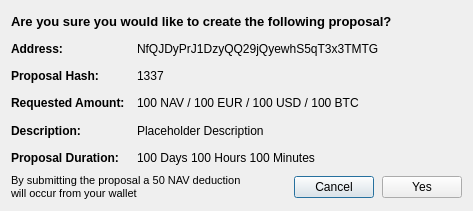
<?xml version="1.0" encoding="UTF-8"?>
<ui version="4.0">
 <class>SendCommunityFundDialog</class>
 <widget class="QDialog" name="SendCommunityFundDialog">
  <property name="geometry">
   <rect>
    <x>0</x>
    <y>0</y>
    <width>473</width>
    <height>211</height>
   </rect>
  </property>
  <property name="sizePolicy">
   <sizepolicy hsizetype="Preferred" vsizetype="Expanding">
    <horstretch>0</horstretch>
    <verstretch>0</verstretch>
   </sizepolicy>
  </property>
  <property name="windowTitle">
   <string>Confirm Proposal Details</string>
  </property>
  <layout class="QVBoxLayout" name="verticalLayout_2">
   <item>
    <layout class="QVBoxLayout" name="verticalLayoutCommunityFundDialog">
     <property name="sizeConstraint">
      <enum>QLayout::SetMinimumSize</enum>
     </property>
     <item>
      <widget class="QLabel" name="labelQuestionTitle">
       <property name="font">
        <font>
         <pointsize>10</pointsize>
         <weight>75</weight>
         <bold>true</bold>
        </font>
       </property>
       <property name="text">
        <string>Are you sure you would like to create the following proposal?</string>
       </property>
      </widget>
     </item>
     <item>
      <layout class="QHBoxLayout" name="horizontalLayoutAddress">
       <item>
        <widget class="QLabel" name="labelAddressTitle">
         <property name="sizePolicy">
          <sizepolicy hsizetype="Fixed" vsizetype="Preferred">
           <horstretch>0</horstretch>
           <verstretch>0</verstretch>
          </sizepolicy>
         </property>
         <property name="minimumSize">
          <size>
           <width>120</width>
           <height>0</height>
          </size>
         </property>
         <property name="maximumSize">
          <size>
           <width>120</width>
           <height>16777215</height>
          </size>
         </property>
         <property name="font">
          <font>
           <pointsize>9</pointsize>
           <weight>75</weight>
           <bold>true</bold>
          </font>
         </property>
         <property name="text">
          <string>Address:</string>
         </property>
        </widget>
       </item>
       <item>
        <widget class="QLabel" name="labelAddress">
         <property name="sizePolicy">
          <sizepolicy hsizetype="Preferred" vsizetype="Preferred">
           <horstretch>0</horstretch>
           <verstretch>0</verstretch>
          </sizepolicy>
         </property>
         <property name="text">
          <string>NfQJDyPrJ1DzyQQ29jQyewhS5qT3x3TMTG</string>
         </property>
        </widget>
       </item>
      </layout>
     </item>
     <item>
      <layout class="QHBoxLayout" name="horizontalLayoutProposalHash">
       <item>
        <widget class="QLabel" name="labelProposalHashTitle">
         <property name="sizePolicy">
          <sizepolicy hsizetype="Fixed" vsizetype="Preferred">
           <horstretch>0</horstretch>
           <verstretch>0</verstretch>
          </sizepolicy>
         </property>
         <property name="minimumSize">
          <size>
           <width>120</width>
           <height>0</height>
          </size>
         </property>
         <property name="maximumSize">
          <size>
           <width>120</width>
           <height>16777215</height>
          </size>
         </property>
         <property name="font">
          <font>
           <weight>75</weight>
           <bold>true</bold>
          </font>
         </property>
         <property name="text">
          <string>Proposal Hash:</string>
         </property>
        </widget>
       </item>
       <item>
        <widget class="QLabel" name="labelProposalHash">
         <property name="sizePolicy">
          <sizepolicy hsizetype="Minimum" vsizetype="Preferred">
           <horstretch>0</horstretch>
           <verstretch>0</verstretch>
          </sizepolicy>
         </property>
         <property name="text">
          <string>1337</string>
         </property>
        </widget>
       </item>
      </layout>
     </item>
     <item>
      <layout class="QHBoxLayout" name="horizontalLayoutRequestedAmount">
       <item>
        <widget class="QLabel" name="labelRequestedAmountTitle">
         <property name="sizePolicy">
          <sizepolicy hsizetype="Fixed" vsizetype="Preferred">
           <horstretch>0</horstretch>
           <verstretch>0</verstretch>
          </sizepolicy>
         </property>
         <property name="minimumSize">
          <size>
           <width>120</width>
           <height>0</height>
          </size>
         </property>
         <property name="maximumSize">
          <size>
           <width>120</width>
           <height>16777215</height>
          </size>
         </property>
         <property name="font">
          <font>
           <weight>75</weight>
           <bold>true</bold>
          </font>
         </property>
         <property name="text">
          <string>Requested Amount:</string>
         </property>
        </widget>
       </item>
       <item>
        <widget class="QLabel" name="labelRequestedAmount">
         <property name="text">
          <string>100 NAV / 100 EUR / 100 USD / 100 BTC</string>
         </property>
        </widget>
       </item>
      </layout>
     </item>
     <item>
      <layout class="QHBoxLayout" name="horizontalLayoutDescription">
       <property name="sizeConstraint">
        <enum>QLayout::SetMinimumSize</enum>
       </property>
       <item>
        <widget class="QLabel" name="labelDescriptionTitle">
         <property name="sizePolicy">
          <sizepolicy hsizetype="Fixed" vsizetype="Minimum">
           <horstretch>0</horstretch>
           <verstretch>0</verstretch>
          </sizepolicy>
         </property>
         <property name="minimumSize">
          <size>
           <width>120</width>
           <height>0</height>
          </size>
         </property>
         <property name="maximumSize">
          <size>
           <width>120</width>
           <height>16777215</height>
          </size>
         </property>
         <property name="font">
          <font>
           <weight>75</weight>
           <bold>true</bold>
          </font>
         </property>
         <property name="text">
          <string>Description:</string>
         </property>
         <property name="alignment">
          <set>Qt::AlignLeading|Qt::AlignLeft|Qt::AlignVCenter</set>
         </property>
        </widget>
       </item>
       <item>
        <widget class="QLabel" name="labelDescription">
         <property name="sizePolicy">
          <sizepolicy hsizetype="Preferred" vsizetype="Minimum">
           <horstretch>0</horstretch>
           <verstretch>0</verstretch>
          </sizepolicy>
         </property>
         <property name="text">
          <string>Placeholder Description</string>
         </property>
         <property name="wordWrap">
          <bool>true</bool>
         </property>
        </widget>
       </item>
      </layout>
     </item>
     <item>
      <layout class="QHBoxLayout" name="horizontalLayoutDuration">
       <item>
        <widget class="QLabel" name="labelDurationTitle">
         <property name="sizePolicy">
          <sizepolicy hsizetype="Fixed" vsizetype="Preferred">
           <horstretch>0</horstretch>
           <verstretch>0</verstretch>
          </sizepolicy>
         </property>
         <property name="minimumSize">
          <size>
           <width>120</width>
           <height>0</height>
          </size>
         </property>
         <property name="maximumSize">
          <size>
           <width>120</width>
           <height>16777215</height>
          </size>
         </property>
         <property name="font">
          <font>
           <weight>75</weight>
           <bold>true</bold>
          </font>
         </property>
         <property name="text">
          <string>Proposal Duration:</string>
         </property>
        </widget>
       </item>
       <item>
        <widget class="QLabel" name="labelDuration">
         <property name="text">
          <string>100 Days 100 Hours 100 Minutes</string>
         </property>
        </widget>
       </item>
      </layout>
     </item>
     <item>
      <layout class="QHBoxLayout" name="horizontalLayoutButton">
       <item>
        <widget class="QLabel" name="labelWarning">
         <property name="font">
          <font>
           <pointsize>8</pointsize>
          </font>
         </property>
         <property name="text">
          <string>By submitting the proposal a 50 NAV deduction will occur from your wallet </string>
         </property>
         <property name="wordWrap">
          <bool>true</bool>
         </property>
        </widget>
       </item>
       <item>
        <spacer name="horizontalSpacerButtonLeft">
         <property name="orientation">
          <enum>Qt::Horizontal</enum>
         </property>
         <property name="sizeHint" stdset="0">
          <size>
           <width>40</width>
           <height>20</height>
          </size>
         </property>
        </spacer>
       </item>
       <item>
        <widget class="QPushButton" name="pushButtonCancel">
         <property name="text">
          <string>Cancel</string>
         </property>
        </widget>
       </item>
       <item>
        <spacer name="horizontalSpacerButtonMiddle">
         <property name="orientation">
          <enum>Qt::Horizontal</enum>
         </property>
         <property name="sizeType">
          <enum>QSizePolicy::Minimum</enum>
         </property>
         <property name="sizeHint" stdset="0">
          <size>
           <width>2</width>
           <height>20</height>
          </size>
         </property>
        </spacer>
       </item>
       <item>
        <widget class="QPushButton" name="pushButtonYes">
         <property name="text">
          <string>Yes</string>
         </property>
        </widget>
       </item>
      </layout>
     </item>
    </layout>
   </item>
  </layout>
 </widget>
 <resources/>
 <connections/>
</ui>
